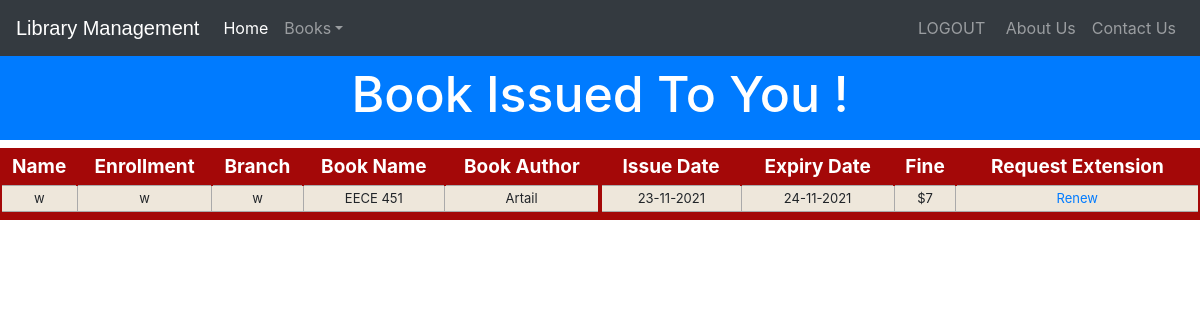
/ComingUp (signed in), run on an earlier commit of the app's database.
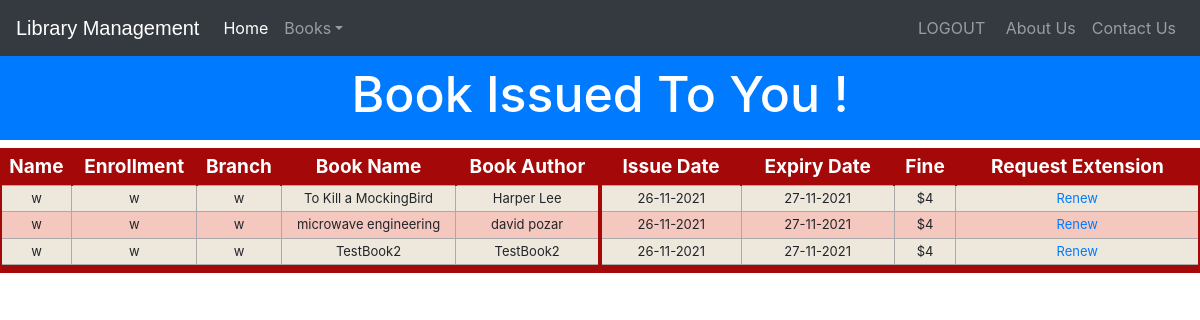
And on a later commit of the database.
### library/models.py (models this page shows)
class Book(models.Model):
    catchoice= [
        ('education', 'Education'),
        ('entertainment', 'Entertainment'),
        ('comics', 'Comics'),
        ('biography', 'Biographie'),
        ('history', 'History'),
        ]
    name=models.CharField(max_length=30)
    isbn=models.PositiveIntegerField(unique=True)
    author=models.CharField(max_length=40)
    category=models.CharField(max_length=30,choices=catchoice,default='education')
    Active=models.BooleanField(default = True)
    def __str__(self):
        return str(self.name)+"["+str(self.isbn)+']'

### library/views.py (the view)
# urls.py: path('ComingUp', views.ComingUp, name='ComingUp'),
@login_required(login_url='studentlogin')
def ComingUp(request):
    student=models.StudentExtra.objects.filter(user_id=request.user.id)
    issuedbook=models.Borrower.objects.filter(student=student[0]).filter(status="Issued")
    li1=[]
    li2=[]
    for ib in issuedbook:
        print(ib)
        return_date_days = ib.return_date.date()
        d = date.today()-return_date_days
        d=d.days
        if int(d)<-1:
             continue
        t=(ib.student.user.username,ib.student.enrollment,ib.student.branch,ib.book.name,ib.book.author)
        li1.append(t)
        issdate=str(ib.issue_date.day)+'-'+str(ib.issue_date.month)+'-'+str(ib.issue_date.year)
        expdate=str(ib.return_date.day)+'-'+str(ib.return_date.month)+'-'+str(ib.return_date.year)
        print(ib.return_date)
        timeTemp = date.today() - ib.return_date.date()
        if int(timeTemp.days)>0:
            CalcFine = CalculateFine(ib.return_date.date())
            if not ib.Renewed:
                ib.Fine = CalcFine
            else:
                ib.Fined = CalcFine
            TotalFine = ib.Fine + ib.Fined
            if TotalFine > 15:
                TotalFine = 15
            ib.save()
        fine = "$" + str(TotalFine)
        borrowerID = ib.id
        t=(issdate,expdate,fine,borrowerID)
        li2.append(t)
    return render(request,'library/viewissuedbookbystudent.html',{'li1':li1,'li2':li2})

### library/models.py (called while the page is built)
    def __str__(self):
        return str(self.student.user)+" borrowed "+str(self.book)

### library/views.py (called while the page is built)
def CalculateFine(returndate):
    days=date.today() - returndate
    d=days
    fine=0
    d=days.days
    if int(d)>0:
        fine=d*1
    if fine>15:
        return 15
    return fine

### templates/library/viewissuedbookbystudent.html (shortened to what this page needs)
<!DOCTYPE html>
<html lang="en" dir="ltr">
  <head>
  </head>
  <body>
  {% include "library/navbarstudent.html" %}<br><br>
  <h3 class="p-3 mb-2 bg-primary text-white" style = 'font-size: 50px;text-align:center;'>Book Issued To You !</h3>
<div class="row">
  <div class="col-lg-6" style="padding-right:0px;">
    {% if li1%}
    <table class="redTable">
  <thead>
  <tr>
  <th>Name</th>
  <th>Enrollment</th>
  <th>Branch</th>
    <th>Book Name</th>
      <th>Book Author</th>
  </tr>
  </thead>
  <tfoot>
  <tr>
  <td colspan="5">
  </td>
  </tr>
  </tfoot>
  <tbody>
    {% for t in li1 %}
<tr>
  <td>  {{t.0}}</td>
  <td>  {{t.1}}</td>
  <td>  {{t.2}}</td>
  <td>  {{t.3}}</td>
  <td>  {{t.4}}</td>
</tr>
    {% endfor %}
  </tbody>
  </table>
</div>
<div class="col-lg-6" style="padding-left:0px;">
      <table class="redTable">
    <thead>
    <tr>
    <th>Issue Date</th>
    <th>Expiry Date</th>
    <th>Fine</th>
    <th>Request Extension</th>
    </tr>
    </thead>
    <tfoot>
    <tr>
    <td colspan="5">
    </td>
    </tr>
    </tfoot>
    <tbody>
      {% for t in li2 %}
<tr>
  <td>  {{t.0}}</td>
  <td>  {{t.1}}</td>
  <td>  {{t.2}}</td>
  <td><a href="{% url 'RenewBook' t.3 %}">Renew<a></td>
</tr>
      {% endfor %}
    </tbody>
    </table>
    {%else%}
    <h1> No book Issued to you</h1>
    {%endif%}
</div></div>
<br><br><br><br><br><br>
<br><br><br>
  </body>
</html>

What changed in the data, as far as the page shows it:
no longer on this page (row edited): Book: name "EECE 451", author "Artail"
now on this page (row unchanged): Book: name "To Kill a MockingBird", author "Harper Lee"
now on this page (row edited): Book: name "microwave engineering", author "david pozar"
added Book: name "TestBook2", author "TestBook2"
Also different on the page:
new list line: "w w w"
new list line: "26-11-2021 27-11-2021 $4 Renew"
list line gone: "w w w"
list line gone: "23-11-2021 24-11-2021 $7 Renew"
